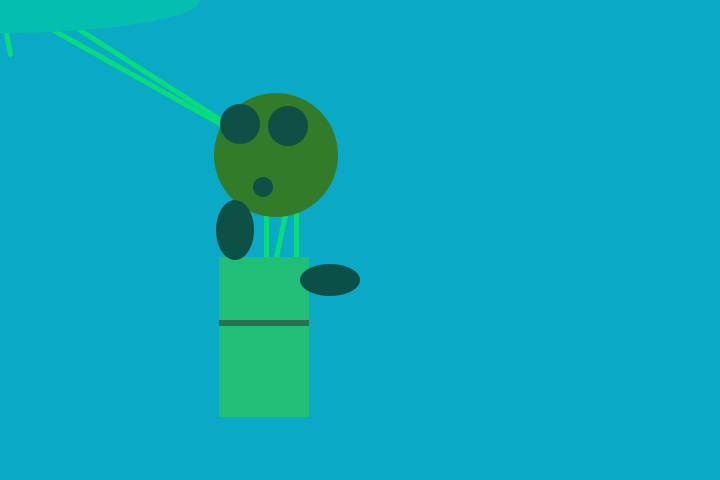
Frame 1 (no input)
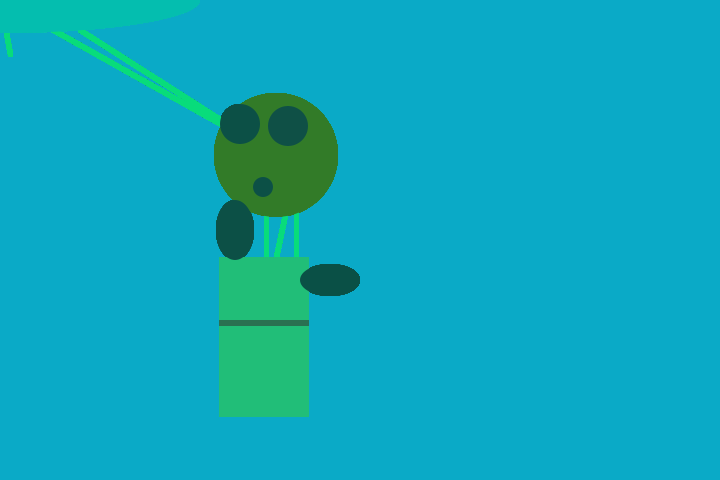
Frame 60 (the mouse pressed at the canvas centre just before this capture)
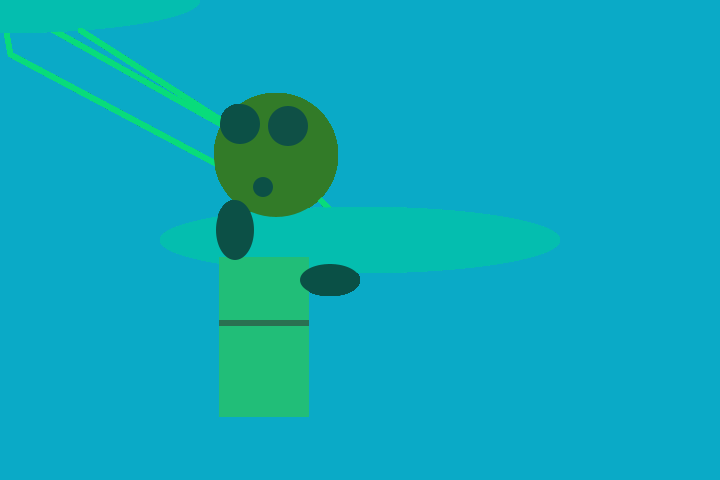
Frame 120 (the mouse held since frame 60 and released just before this capture)

The Processing sketch that drew these frames (run headless with seeded random() and noise(); from frame 60 on, the mouse is pressed at the canvas centre):

// Processing sketch: processing_184909
// ── processing_184909.pde


void setup(){
size(720,480);
smooth();
strokeWeight(5);
background(10,170,199);
ellipseMode(RADIUS);
}
void draw()
{
// Neck
stroke(8,220,123); 
line(266,257,266,162);
line(276,257,296,162);
line(296,257,296,162);

//Antennae
line(276,155,mouseX,mouseY);
line(pmouseX,pmouseY,10,54);
line(276,155,80,30);

//Body
noStroke();
fill(4,190,175);
ellipse(pmouseX,pmouseY,200,33);
fill(33,190,120);
rect(219,257,90,160);
fill(49.98,140);
rect(219,320,90,6);

//Head
fill(50,123,40);
ellipse(276,155,62,62);
fill(15,80,70);
ellipse(288,126,20,20);
fill(10,80,70);
ellipse(330,280,30,16);
fill(12,80,70);
ellipse(263,187,10,10);
ellipse(240,124,20,20);
ellipse(235,230,19,30);
}
